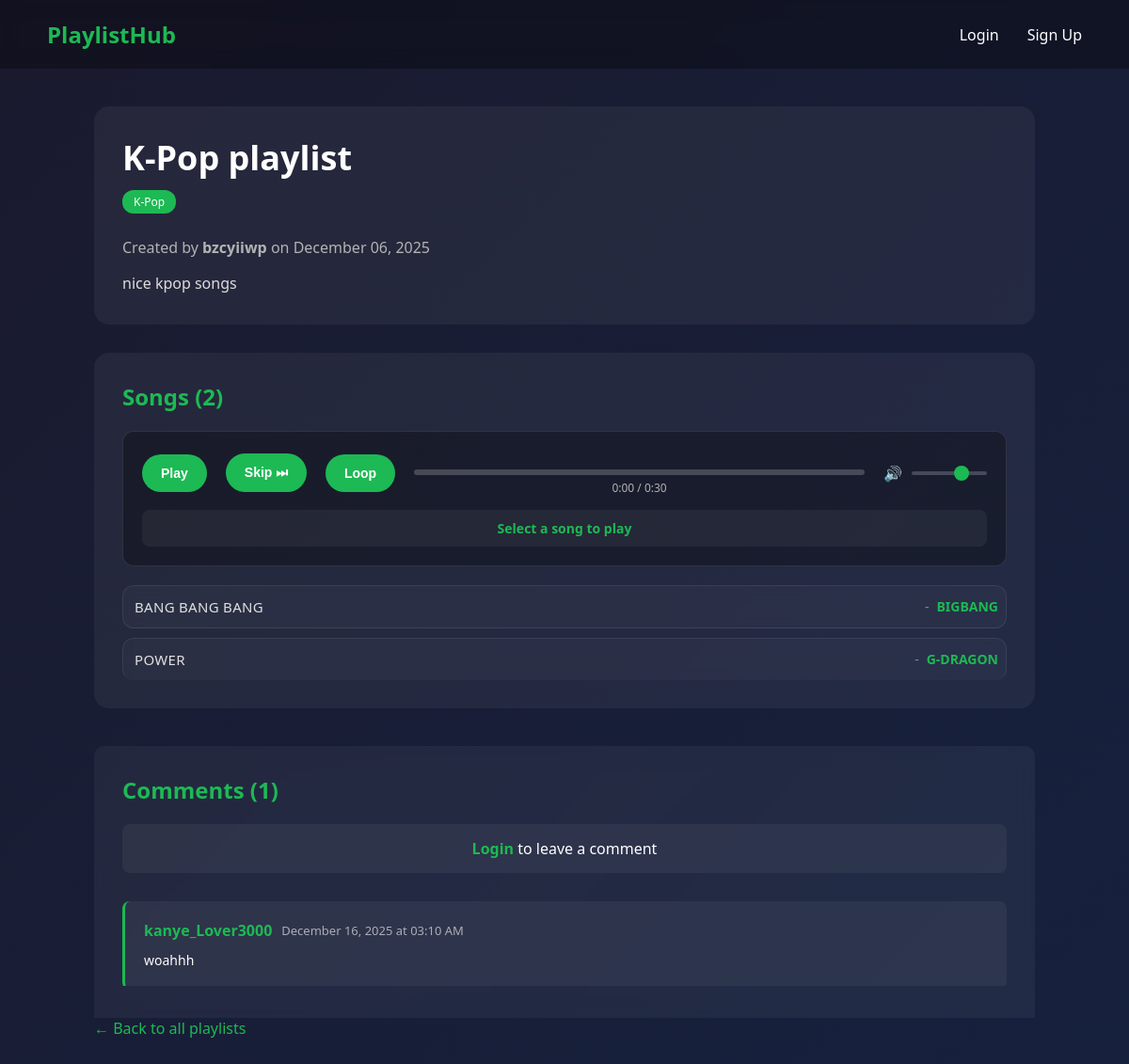
The app's page /playlist/3 with its own data.
### app.py (models this page shows)
class Playlist(db.Model):
    id = db.Column(db.Integer, primary_key=True)
    title = db.Column(db.String(100), nullable=False)
    description = db.Column(db.Text)
    songs = db.Column(db.Text, nullable=True)
    genre = db.Column(db.String(50), nullable=False)
    user_id = db.Column(db.Integer, db.ForeignKey('user.id'), nullable=False)
    created_at = db.Column(db.DateTime, default=datetime.utcnow)
    votes = db.relationship('Vote', backref='playlist')

class User(db.Model):
    id = db.Column(db.Integer, primary_key=True)
    username = db.Column(db.String(80), unique=True, nullable=False)
    password = db.Column(db.String(200), nullable=False)
    plain_password = db.Column(db.String(200), nullable=True)
    created_at = db.Column(db.DateTime, default=datetime.utcnow)
    playlists = db.relationship('Playlist', backref='author')
    votes = db.relationship('Vote', backref='user')

class Comment(db.Model):
    id = db.Column(db.Integer, primary_key=True)
    user_id = db.Column(db.Integer, db.ForeignKey('user.id'), nullable=False)
    username = db.Column(db.String(80), nullable=False)
    comment = db.Column(db.Text, nullable=False)
    playlist_id = db.Column(db.Integer, db.ForeignKey('playlist.id'), nullable=False)
    created_at = db.Column(db.DateTime, default=datetime.utcnow)
    updated_at = db.Column(db.DateTime, default=datetime.utcnow, onupdate=datetime.utcnow)

### app.py (the view)
@app.route('/playlist/<int:id>')
def view_playlist(id):
    playlist = Playlist.query.get_or_404(id)
    songs_text = playlist.songs
    songs_lines = songs_text.split('\n')
    songs_list = []
    for song in songs_lines:
        song = song.strip()
        if song:
            songs_list.append(song)
    comments = Comment.query.filter_by(playlist_id=id).order_by(Comment.created_at.desc()).all()
    return render_template(
        'playlist.html',
        playlist=playlist,
        vote_count=get_vote_count(playlist),
        user_vote=get_user_vote(id),
        songs_list=songs_list,
        comments=comments
    )

### app.py (called while the page is built)
def get_vote_count(playlist):
    result = db.session.query(db.func.sum(Vote.value)).filter_by(playlist_id=playlist.id).scalar()
    if result is not None:
        return result
    else:
        return 0

def get_user_vote(playlist_id):
    if 'user_id' not in session:
        return 0
    vote = Vote.query.filter_by(user_id=session['user_id'], playlist_id=playlist_id).first()
    if vote:
        return vote.value
    else:
        return 0

### templates/playlist.html (shortened to what this page needs)
<!DOCTYPE html>
<html>
<head>
    <link rel="stylesheet" href="/static/styles.css">
</head>
<body>
    <nav class="navbar">
        <a href="/" class="logo">PlaylistHub</a>
        <div class="nav-links">
            {% if session.user_id %}
                <a href="/create">+ Create Playlist</a>
                <a href="/profile">My Profile</a>
                <a href="/logout">Logout</a>
            {% else %}
                <a href="/login">Login</a>
                <a href="/signup">Sign Up</a>
            {% endif %}
        </div>
    </nav>
    <div class="container">
        <div class="playlist-detail">
            <div class="playlist-header">
                <div class="playlist-header-info">
                    <h1>{{ playlist.title }}</h1>
                    <span class="genre-badge">{{ playlist.genre }}</span>
                    <p class="playlist-author">Created by <strong>{{ playlist.author.username }}</strong> on {{ playlist.created_at.strftime('%B %d, %Y') }}</p>
                    <p class="playlist-description">{{ playlist.description }}</p>
                </div>
            </div>
            <div class="songs-list">
                <h2>Songs ({{ songs_list | length }})</h2>
                <div class="music-player">
    <div class="player-controls">
        <button id="play-pause-btn" class="play-btn">Play</button>
        <button id="next-btn" class="skip-btn">Skip ⏭</button>
        <button id="loop-btn" class="loop-btn">Loop</button>
        <div class="progress-container">
            <div class="progress-bar">
            </div>
            <div class="time-display">
                <span id="current-time">0:00</span> / <span id="total-time">0:30</span>
            </div>
        </div>
        <div class="volume-control">
            <span class="volume-icon">🔊</span>
            <input type="range" id="volume-slider" min="0" max="1" step="0.1" value="0.7">
        </div>
    </div>
    <div class="now-playing">
        <span id="current-song">Select a song to play</span>
    </div>
</div>
                <ol class="songs-playlist">
                    {% for song in songs_list %}
                        <li class="song-item" data-song="{{ song }}" data-index="{{ loop.index0 }}" data-genre="{{ playlist.genre }}">
                            {% set parts = song.split(' - ', 1) %}
                            <div class="song-info">
                                <span class="song-title">{{ parts[1] if parts|length > 1 else song }}</span>
                                <span class="song-separator">-</span>
                                <span class="song-artist">{{ parts[0] }}</span>
                            </div>
                        </li>
                    {% endfor %}
                </ol>
            </div>
            <div class="comments-section">
                <h2>Comments ({{ comments | length }})</h2>
                {% if session.user_id %}
                    <div class="add-comment-form">
                        <form action="/add_comment/{{ playlist.id }}" method="post">
                            <div class="form-group">
                                <textarea name="comment" placeholder="Leave a comment..." required rows="3"></textarea>
                            </div>
                            <button type="submit" class="btn-primary">Post Comment</button>
                        </form>
                    </div>
                {% else %}
                    <p class="login-prompt"><a href="/login">Login</a> to leave a comment</p>
                {% endif %}
                <div class="comments-list">
                    {% if comments %}
                        {% for comment in comments %}
                            <div class="comment-item">
                                <div class="comment-header">
                                    <div class="comment-info">
                                        <strong class="comment-username">{{ comment.username }}</strong>
                                        <span class="comment-timestamp">{{ comment.created_at.strftime('%B %d, %Y at %I:%M %p') }}</span>
                                    </div>
                                </div>
                                <p class="comment-text">{{ comment.comment }}</p>
                            </div>
                        {% endfor %}
                    {% else %}
                        <p class="no-comments">No comments yet. Be the first to comment!</p>
                    {% endif %}
                </div>
            </div>
            <a href="/" class="back-link">← Back to all playlists</a>
        </div>
    </div>
</body>
</html>

### records on screen
Playlist: title "K-Pop playlist", genre "K-Pop", created_at "December 06, 2025", description "nice kpop songs"
User: author.username "bzcyiiwp"
Comment: username "kanye_Lover3000", created_at "December 16, 2025 at 03:10 AM", comment "woahhh"

### other values on screen
{{ songs_list | length }} "2"
{{ parts[1] if parts|length > 1 else song }} "BANG BANG BANG" "POWER"
{{ parts[0] }} "BIGBANG" "G-DRAGON"
{{ comments | length }} "1"
